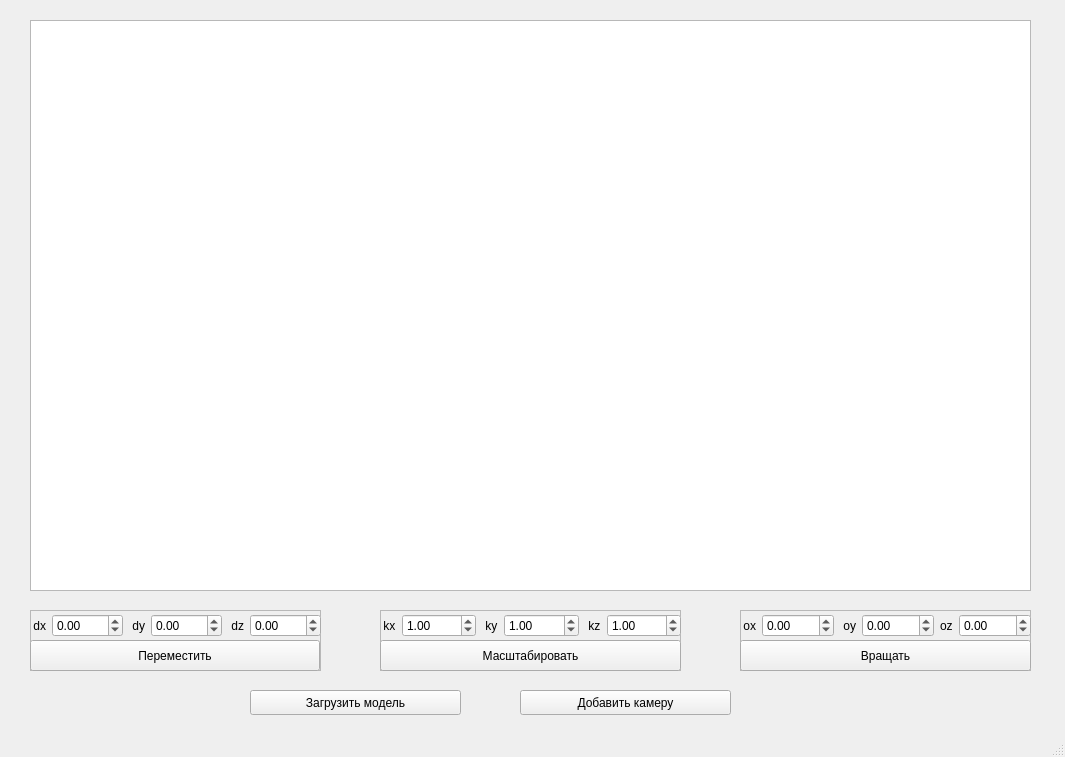
<?xml version="1.0" encoding="UTF-8"?>
<ui version="4.0">
 <class>MainWindow</class>
 <widget class="QMainWindow" name="MainWindow">
  <property name="geometry">
   <rect>
    <x>0</x>
    <y>0</y>
    <width>1065</width>
    <height>757</height>
   </rect>
  </property>
  <property name="windowTitle">
   <string>MainWindow</string>
  </property>
  <widget class="QWidget" name="centralwidget">
   <widget class="QGraphicsView" name="graphicsView">
    <property name="geometry">
     <rect>
      <x>30</x>
      <y>20</y>
      <width>1001</width>
      <height>571</height>
     </rect>
    </property>
   </widget>
   <widget class="QPushButton" name="load_button">
    <property name="geometry">
     <rect>
      <x>250</x>
      <y>690</y>
      <width>211</width>
      <height>25</height>
     </rect>
    </property>
    <property name="text">
     <string>Загрузить модель</string>
    </property>
   </widget>
   <widget class="QFrame" name="frame">
    <property name="geometry">
     <rect>
      <x>30</x>
      <y>610</y>
      <width>291</width>
      <height>61</height>
     </rect>
    </property>
    <property name="frameShape">
     <enum>QFrame::StyledPanel</enum>
    </property>
    <property name="frameShadow">
     <enum>QFrame::Raised</enum>
    </property>
    <widget class="QPushButton" name="move_button">
     <property name="geometry">
      <rect>
       <x>0</x>
       <y>30</y>
       <width>290</width>
       <height>31</height>
      </rect>
     </property>
     <property name="text">
      <string>Переместить</string>
     </property>
    </widget>
    <widget class="QWidget" name="gridLayoutWidget">
     <property name="geometry">
      <rect>
       <x>0</x>
       <y>0</y>
       <width>291</width>
       <height>31</height>
      </rect>
     </property>
     <layout class="QGridLayout" name="gridLayout">
      <item row="0" column="5">
       <widget class="QLabel" name="label_3">
        <property name="text">
         <string> dz</string>
        </property>
       </widget>
      </item>
      <item row="0" column="6">
       <widget class="QDoubleSpinBox" name="dz_box">
        <property name="minimum">
         <double>-99999999999999991611392.000000000000000</double>
        </property>
        <property name="maximum">
         <double>10000000000000000.000000000000000</double>
        </property>
       </widget>
      </item>
      <item row="0" column="4">
       <widget class="QDoubleSpinBox" name="dy_box">
        <property name="minimum">
         <double>-10000000000000000000000.000000000000000</double>
        </property>
        <property name="maximum">
         <double>10000000000000000000000.000000000000000</double>
        </property>
       </widget>
      </item>
      <item row="0" column="1">
       <widget class="QDoubleSpinBox" name="dx_box">
        <property name="minimum">
         <double>-10000000000000000.000000000000000</double>
        </property>
        <property name="maximum">
         <double>10000000000000000.000000000000000</double>
        </property>
       </widget>
      </item>
      <item row="0" column="0">
       <widget class="QLabel" name="label">
        <property name="text">
         <string> dx</string>
        </property>
       </widget>
      </item>
      <item row="0" column="2" colspan="2">
       <widget class="QLabel" name="label_2">
        <property name="text">
         <string> dy</string>
        </property>
       </widget>
      </item>
     </layout>
    </widget>
   </widget>
   <widget class="QFrame" name="frame_2">
    <property name="geometry">
     <rect>
      <x>380</x>
      <y>610</y>
      <width>301</width>
      <height>61</height>
     </rect>
    </property>
    <property name="frameShape">
     <enum>QFrame::StyledPanel</enum>
    </property>
    <property name="frameShadow">
     <enum>QFrame::Raised</enum>
    </property>
    <widget class="QPushButton" name="scale_button">
     <property name="geometry">
      <rect>
       <x>0</x>
       <y>30</y>
       <width>301</width>
       <height>31</height>
      </rect>
     </property>
     <property name="text">
      <string>Масштабировать</string>
     </property>
    </widget>
    <widget class="QWidget" name="gridLayoutWidget_2">
     <property name="geometry">
      <rect>
       <x>0</x>
       <y>0</y>
       <width>301</width>
       <height>31</height>
      </rect>
     </property>
     <layout class="QGridLayout" name="gridLayout_2">
      <item row="0" column="2">
       <widget class="QLabel" name="label_5">
        <property name="text">
         <string> ky</string>
        </property>
       </widget>
      </item>
      <item row="0" column="1">
       <widget class="QDoubleSpinBox" name="kx_box">
        <property name="minimum">
         <double>0.000000000000000</double>
        </property>
        <property name="maximum">
         <double>10000000000000000.000000000000000</double>
        </property>
        <property name="value">
         <double>1.000000000000000</double>
        </property>
       </widget>
      </item>
      <item row="0" column="4">
       <widget class="QLabel" name="label_6">
        <property name="text">
         <string> kz</string>
        </property>
       </widget>
      </item>
      <item row="0" column="0">
       <widget class="QLabel" name="label_4">
        <property name="text">
         <string> kx</string>
        </property>
       </widget>
      </item>
      <item row="0" column="5">
       <widget class="QDoubleSpinBox" name="kz_box">
        <property name="minimum">
         <double>0.000000000000000</double>
        </property>
        <property name="maximum">
         <double>10000000000000000.000000000000000</double>
        </property>
        <property name="value">
         <double>1.000000000000000</double>
        </property>
       </widget>
      </item>
      <item row="0" column="3">
       <widget class="QDoubleSpinBox" name="ky_box">
        <property name="minimum">
         <double>0.000000000000000</double>
        </property>
        <property name="maximum">
         <double>10000000000000000000000.000000000000000</double>
        </property>
        <property name="value">
         <double>1.000000000000000</double>
        </property>
       </widget>
      </item>
     </layout>
    </widget>
   </widget>
   <widget class="QFrame" name="frame_3">
    <property name="geometry">
     <rect>
      <x>740</x>
      <y>610</y>
      <width>291</width>
      <height>61</height>
     </rect>
    </property>
    <property name="frameShape">
     <enum>QFrame::StyledPanel</enum>
    </property>
    <property name="frameShadow">
     <enum>QFrame::Raised</enum>
    </property>
    <widget class="QPushButton" name="turn_button">
     <property name="geometry">
      <rect>
       <x>0</x>
       <y>30</y>
       <width>291</width>
       <height>31</height>
      </rect>
     </property>
     <property name="text">
      <string>Вращать</string>
     </property>
    </widget>
    <widget class="QWidget" name="gridLayoutWidget_4">
     <property name="geometry">
      <rect>
       <x>0</x>
       <y>0</y>
       <width>291</width>
       <height>31</height>
      </rect>
     </property>
     <layout class="QGridLayout" name="gridLayout_4">
      <item row="0" column="4">
       <widget class="QLabel" name="label_10">
        <property name="text">
         <string>oz</string>
        </property>
       </widget>
      </item>
      <item row="0" column="3">
       <widget class="QDoubleSpinBox" name="oy_box">
        <property name="minimum">
         <double>-10000000000000000000000.000000000000000</double>
        </property>
        <property name="maximum">
         <double>10000000000000000000000.000000000000000</double>
        </property>
       </widget>
      </item>
      <item row="0" column="0">
       <widget class="QLabel" name="label_11">
        <property name="text">
         <string> ox</string>
        </property>
       </widget>
      </item>
      <item row="0" column="1">
       <widget class="QDoubleSpinBox" name="ox_box">
        <property name="minimum">
         <double>-10000000000000000.000000000000000</double>
        </property>
        <property name="maximum">
         <double>10000000000000000.000000000000000</double>
        </property>
       </widget>
      </item>
      <item row="0" column="2">
       <widget class="QLabel" name="label_12">
        <property name="text">
         <string> oy</string>
        </property>
       </widget>
      </item>
      <item row="0" column="5">
       <widget class="QDoubleSpinBox" name="oz_box">
        <property name="minimum">
         <double>-99999999999999991611392.000000000000000</double>
        </property>
        <property name="maximum">
         <double>10000000000000000.000000000000000</double>
        </property>
       </widget>
      </item>
     </layout>
    </widget>
   </widget>
   <widget class="QPushButton" name="add_camera">
    <property name="geometry">
     <rect>
      <x>520</x>
      <y>690</y>
      <width>211</width>
      <height>25</height>
     </rect>
    </property>
    <property name="text">
     <string>Добавить камеру</string>
    </property>
   </widget>
  </widget>
  <widget class="QStatusBar" name="statusbar"/>
 </widget>
 <resources/>
 <connections/>
</ui>
